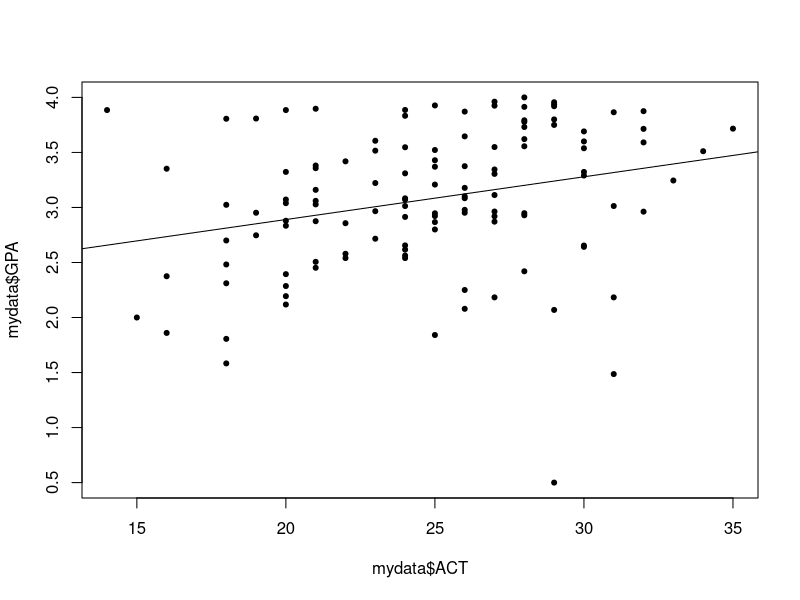
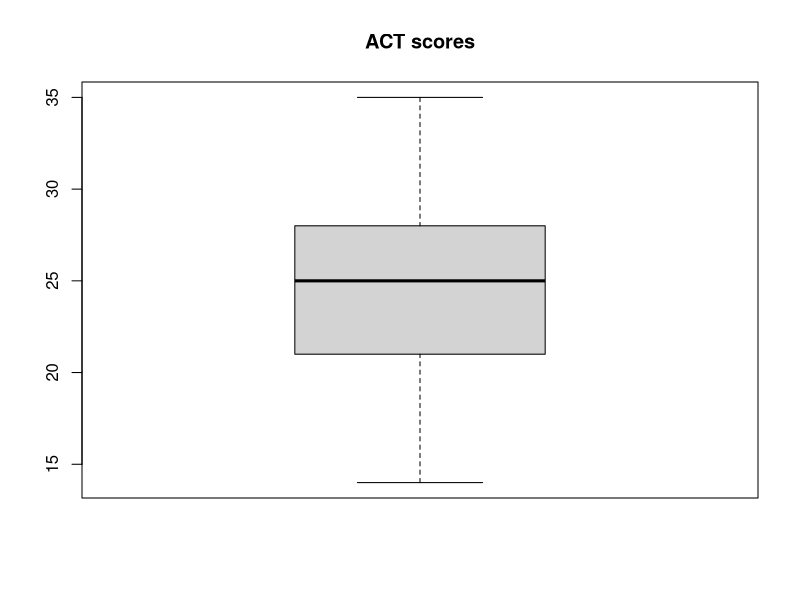
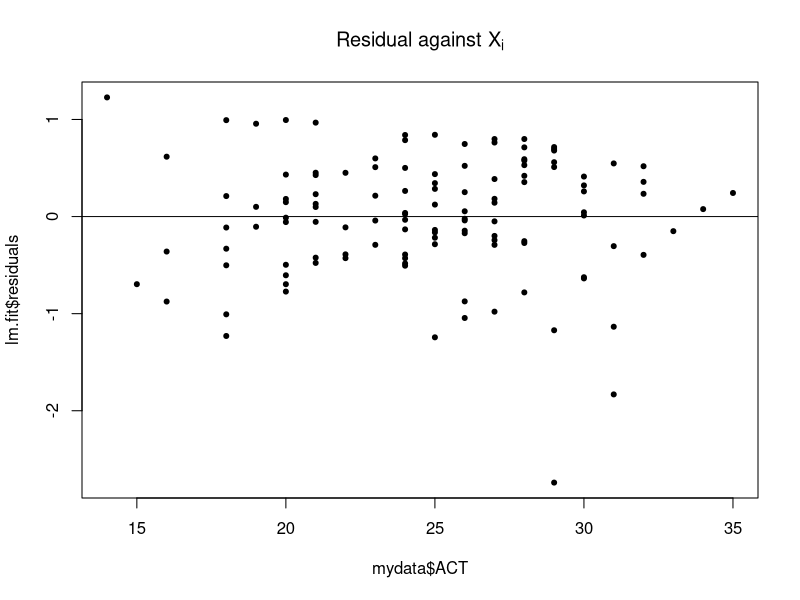
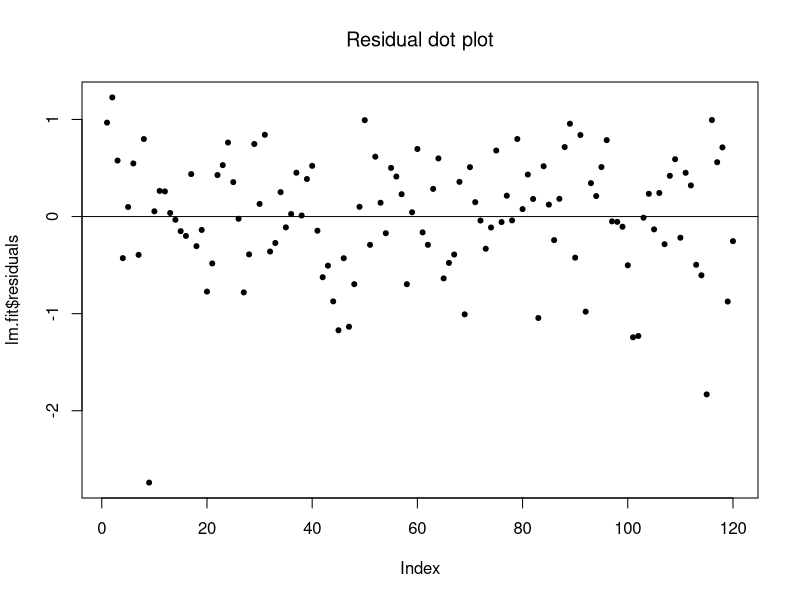
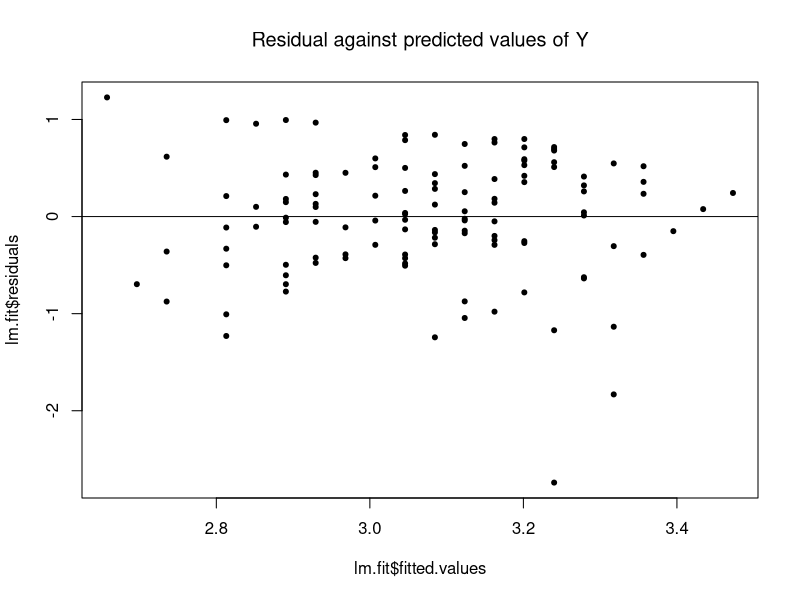
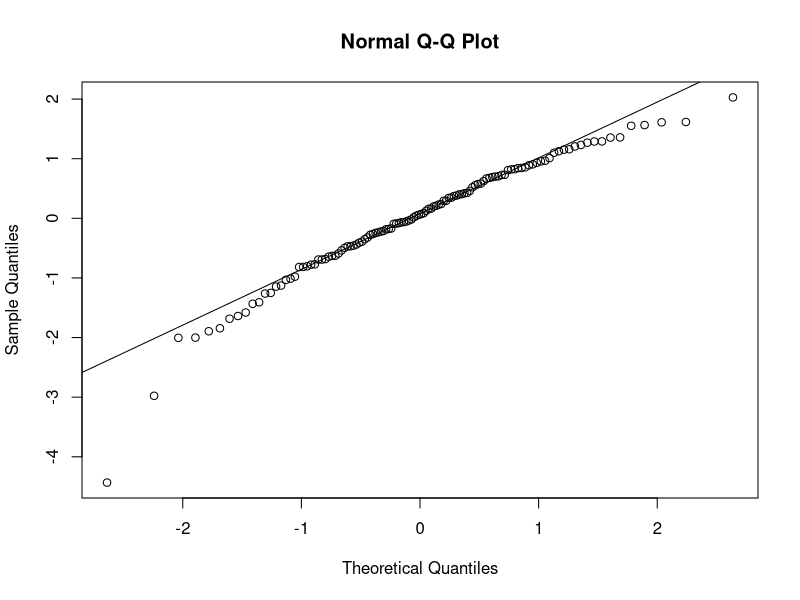
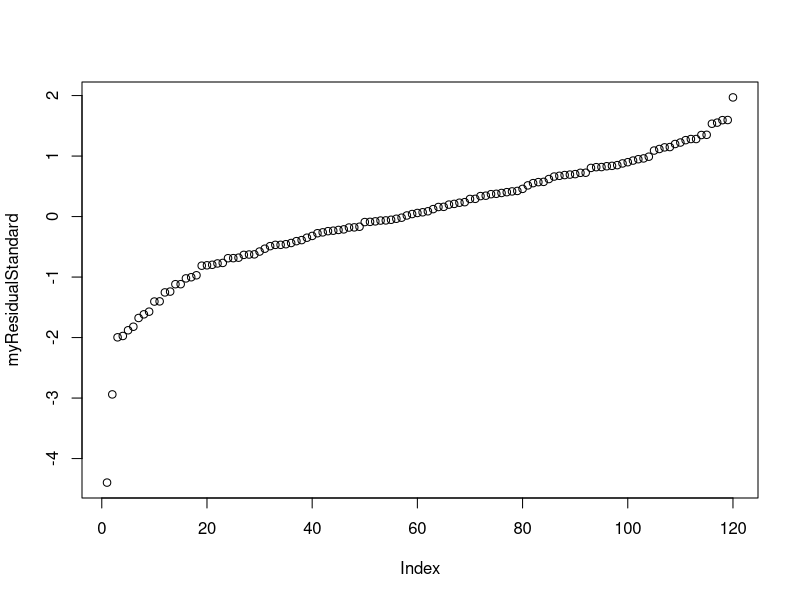
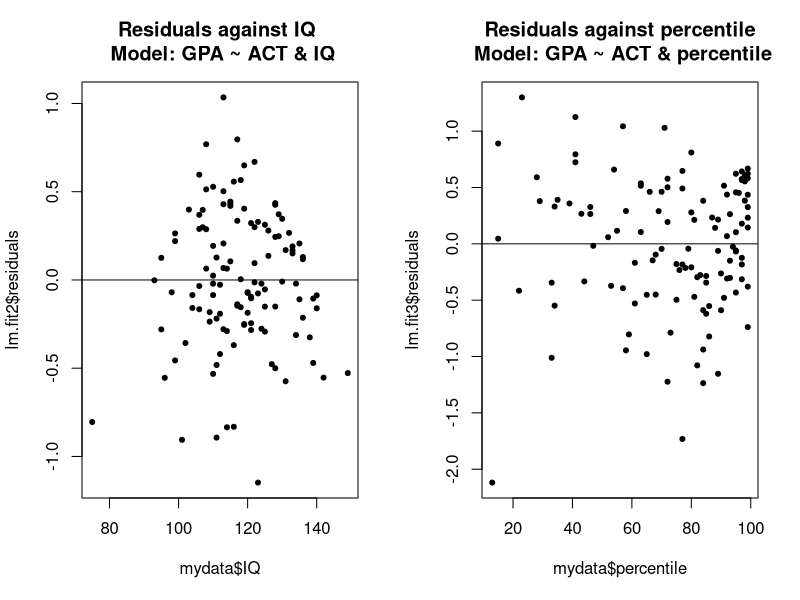

The R source for these figures, in order:
# HW4 - Question 3 - textbook 3.3 
setwd('/Users/Qihong/Dropbox/Current Courses/STAT333/333hw4')
library(car)
library(plyr)
rm(list = ls())
par(mfrow=c(1,1))

mydata = read.table("CH01PR19.txt", header = F)
colnames(mydata)[1] = "GPA"
colnames(mydata)[2] = "ACT"

# fit the regression model
lm.fit = lm(GPA~ACT, data = mydata)
# plot the regressione line 
plot(mydata$ACT, mydata$GPA, pch = 20)
# stripchart(mydata$ACT)
abline(lm.fit)

# a) visualization 
boxplot(mydata$ACT)
title("ACT scores")


# b) Dot residual plot 
plot(mydata$ACT, lm.fit$residuals, pch = 20, 
     main=expression('Residual against X'[i]))
abline(mean(lm.fit$residuals), 0)
plot(lm.fit$residuals, pch = 20,  main=expression('Residual dot plot'))
abline(mean(lm.fit$residuals), 0)


# c) Residual plot again fitted values
plot(lm.fit$fitted.values, lm.fit$residuals, pch = 20, 
     main=expression('Residual against predicted values of Y'))
abline(mean(lm.fit$residuals), 0)
# d) 
# 1) Normal probability plot 
residualStandard = rstandard(lm.fit)
qqnorm(residualStandard)
qqline(residualStandard)

# 2) r between ordered residual and expected values 
n = length(lm.fit$residuals)
sorttedResiduals = sort(lm.fit$residuals)
# check if I can replicate the qq plot -- No? Why? 
MSE = sum((lm.fit$residuals - mean(lm.fit$residuals))^2) / (n - 2)
myResidualStandard = (sorttedResiduals - mean(lm.fit$residuals)) / sqrt(MSE)
plot(myResidualStandard)

# E[kth smallest residual]
indices = 1:n
zValue = qnorm((indices - 0.375) / (n + 0.25))
expectedRes = sqrt(MSE) * zValue 
#plot(expectedRes, main = 'expected residual under normality')
cor(expectedRes, sort(lm.fit$residuals))


# 4) Brown-Forsythe test
X1 = mydata$ACT[which(mydata$ACT< 26)]
X2 = mydata$ACT[which(mydata$ACT>= 26)]
residual1 = lm.fit$residuals[which(mydata$ACT< 26)]
residual2 = lm.fit$residuals[which(mydata$ACT>= 26)]
n1 = length(X1)
n2 = length(X2)
deviation1 = abs(residual1 - median(residual1))
deviation2 = abs(residual2 - median(residual2))
pooledVar = (sum(deviation1^2) + sum(deviation2^2)) / (n1 + n2 - 2)
tBF = (mean(deviation1) - mean(deviation2)) / (sqrt(pooledVar) * sqrt((1/n1) + (1/n2)))
tBF
qt(0.99, n1+n2-2)



# levene test 
resids = residuals(lm.fit)
fits = fitted.values(lm.fit)
mydata$group = as.factor(recode(mydata$ACT, "-Inf:25 = 'A'; else = 'B'"))
mydata = as.data.frame(cbind(mydata,fits,resids))
mydata = arrange(mydata,desc(-mydata$ACT))
leveneTest(resids ~ group, data = mydata)
qf(0.99,1,118)




mydata = read.table("CH03PR03.txt", header = F)
colnames(mydata)[1] = "GPA"
colnames(mydata)[2] = "ACT"
colnames(mydata)[3] = "IQ"
colnames(mydata)[4] = "percentile"

head(mydata)
par(mfrow = c(1,2))
lm.fit2 = lm(mydata$GPA ~ mydata$ACT + mydata$IQ)
plot(lm.fit2$residuals ~ mydata$IQ, pch = 20, main = "Residuals against IQ \n Model: GPA ~ ACT & IQ")
abline(mean(lm.fit$residuals), 0)
lm.fit3 = lm(mydata$GPA ~ mydata$ACT + mydata$percentile)
plot(lm.fit3$residuals ~ mydata$percentile, pch = 20, main = "Residuals against percentile\n Model: GPA ~ ACT & percentile")
abline(mean(lm.fit$residuals), 0)
